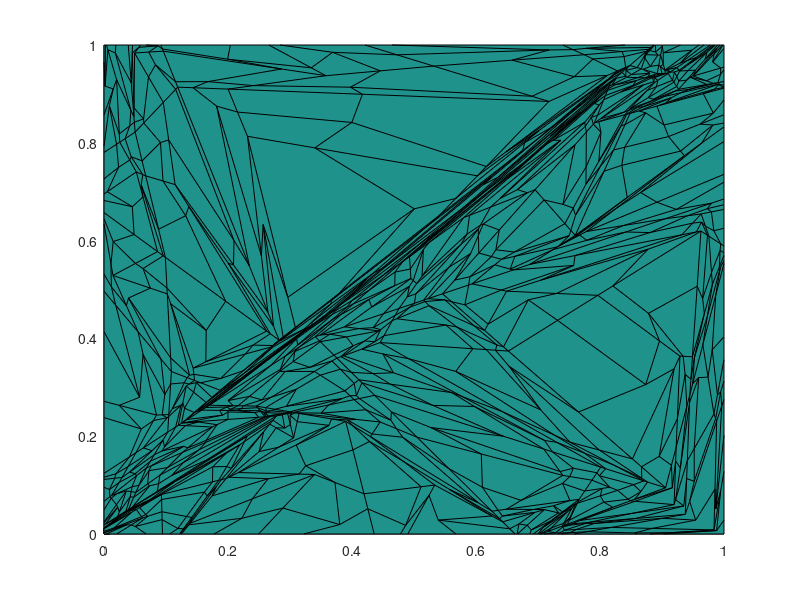
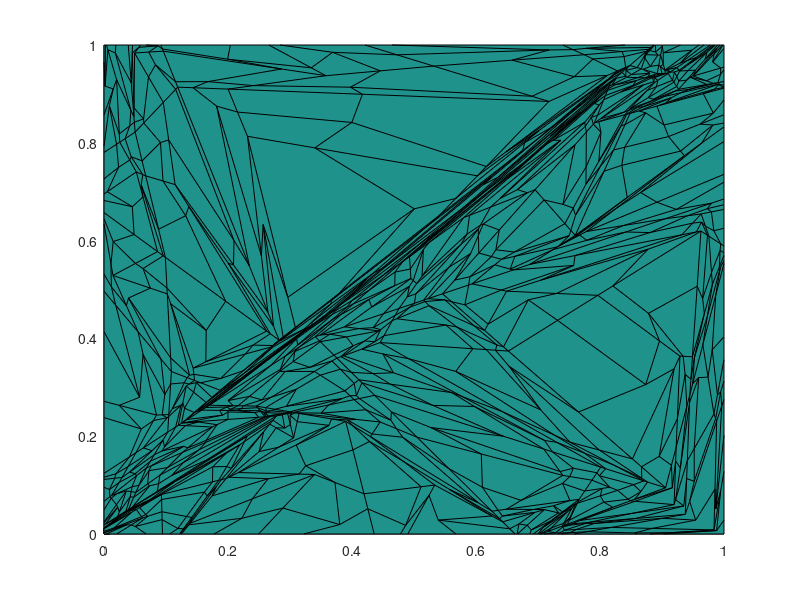
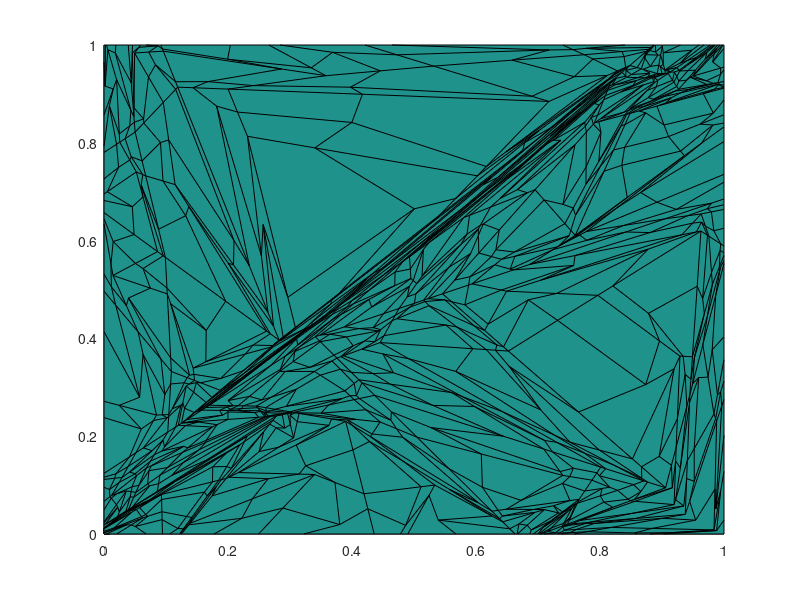

MATLAB code for these plots, in order:
clear all; close all; clc;

% This routine generates an nm by nm mesh, commonly known as a
% Shestakov mesh, with 0 < r < rm and 0 < z < zm. The randomness
% is controlled by parameter "a", where 0 <= a <= 0.5. A value of 
% a = 0.5 gives a rectangular % mesh. Boomerang zones are allowed 
% but bowties are not allowed.
%
% Matlab version by Jean C. Ragusa, Texas A&M University, April 1, 2013
% (jean.ragusa@tamu.edu)
%
% based on the original Fortran program by Alek Sheshakov (LLNL); that 
% program is found in: Nuclear Science & Engineering, Vol 105, pp.88-104 
% (1990), "Test Problems in Radiative Transfer Calculations", by A. Shestakov, 
% D. Kershaw, and G. Zimmerman
%
% Many thanks to Michael Hall (LANL) for providing a copy of the F77 
% program


% number of subdivisions of the original rectangle
nc = 5;
% random parameter
a  = 0.1;
% rectangle dimensions
L = 1;
rm = L;
zm = L;

% allocate memory
nm = 2^nc + 1
ind = nm-1;
r=zeros(nm,nm);
z=zeros(nm,nm);

% initialize 4 corners
for i = 0:1
    k = 1 + i*ind;
    for j = 0:1
        l = 1 + j*ind;
        r(k,l) = L*(1-i);
        z(k,l) = L*j;
    end
end

% fill in the rest of the points
for nl = 0:nc-1
    nn = 2^nl;
    inc = ind/nn;
    inch = inc/2;
    for k = 1:nn
        k1 = 1+(k-1)*inc;
        k2 = k1+inc;
        k3 = k1+inch;
        for l = 1:nn
            l1 = 1+(l-1)*inc;
            l2 = l1+inc;
            l3 = l1+inch;
            if (l==1)
                ar = a+rand(1,1)*(1-2*a);
                r(k3,l1) = ar*r(k1,l1)+(1-ar)*r(k2,l1);
                z(k3,l1) = ar*z(k1,l1)+(1-ar)*z(k2,l1);
            end
            ar = a+rand(1,1)*(1-2*a);
            r(k2,l3) = ar*r(k2,l1)+(1-ar)*r(k2,l2);
            z(k2,l3) = ar*z(k2,l1)+(1-ar)*z(k2,l2);
            ar = a+rand(1,1)*(1-2*a);
            r(k3,l2) = ar*r(k1,l2)+(1-ar)*r(k2,l2);
            z(k3,l2) = ar*z(k1,l2)+(1-ar)*z(k2,l2);
            if (k==1)
                ar = a+rand(1,1)*(1-2*a);
                r(k1,l3) = ar*r(k1,l1)+(1-ar)*r(k1,l2);
                z(k1,l3) = ar*z(k1,l1)+(1-ar)*z(k1,l2);
            end
            ar = a+rand(1,1)*(1-2*a);
            br = a+rand(1,1)*(1-2*a);
            r1 = r(k1,l1);
            r2 = r(k2,l1);
            r3 = r(k2,l2);
            r4 = r(k1,l2);
            z1 = z(k1,l1);
            z2 = z(k2,l1);
            z3 = z(k2,l2);
            z4 = z(k1,l2);
            % check for boomerang zones
            det2 = (r2-r1)*(z3-z2)-(r3-r2)*(z2-z1);
            det3 = (r3-r2)*(z4-z3)-(r4-r3)*(z3-z2);
            det4 = (r4-r3)*(z1-z4)-(r1-r4)*(z4-z3);
            det1 = (r1-r4)*(z2-z1)-(r2-r1)*(z1-z4);
            if (det2>0)
                d = (r4-r3)*(z2-z1)-(r2-r1)*(z4-z3);
                r3p = ((r2-r1)*(r4*z3-r3*z4)-(r4-r3)*(r2*z1-r1*z2))/d;
                z3p = ((z2-z1)*(r4*z3-r3*z4)-(z4-z3)*(r2*z1-r1*z2))/d;
                d = (r4-r1)*(z2-z3)-(r2-r3)*(z4-z1);
                r1p = ((r2-r3)*(r4*z1-r1*z4)-(r4-r1)*(r2*z3-r3*z2))/d;
                z1p = ((z2-z3)*(r4*z1-r1*z4)-(z4-z1)*(r2*z3-r3*z2))/d;
                r3 = r3p;
                z3 = z3p;
                r1 = r1p;
                z1 = z1p;
            elseif (det3>0)
                d = (r1-r4)*(z3-z2)-(r3-r2)*(z1-z4);
                r4p = ((r3-r2)*(r1*z4-r4*z1)-(r1-r4)*(r3*z2-r2*z3))/d;
                z4p = ((z3-z2)*(r1*z4-r4*z1)-(z1-z4)*(r3*z2-r2*z3))/d;
                d = (r1-r2)*(z3-z4)-(r3-r4)*(z1-z2);
                r2p = ((r3-r4)*(r1*z2-r2*z1)-(r1-r2)*(r3*z4-r4*z3))/d;
                z2p = ((z3-z4)*(r1*z2-r2*z1)-(z1-z2)*(r3*z4-r4*z3))/d;
                r4 = r4p;
                z4 = z4p;
                r2 = r2p;
                z2 = z2p;
            elseif (det4>0)
                d = (r2-r1)*(z4-z3)-(r4-r3)*(z2-z1);
                r1p = ((r4-r3)*(r2*z1-r1*z2)-(r2-r1)*(r4*z3-r3*z4))/d;
                z1p = ((z4-z3)*(r2*z1-r1*z2)-(z2-z1)*(r4*z3-r3*z4))/d;
                d = (r2-r3)*(z4-z1)-(r4-r1)*(z2-z3);
                r3p = ((r4-r1)*(r2*z3-r3*z2)-(r2-r3)*(r4*z1-r1*z4))/d;
                z3p = ((z4-z1)*(r2*z3-r3*z2)-(z2-z3)*(r4*z1-r1*z4))/d;
                r1 = r1p;
                z1 = z1p;
                r3 = r3p;
                z3 = z3p;
            elseif (det1>0)
                d = (r3-r2)*(z1-z4)-(r1-r4)*(z3-z2);
                r2p = ((r1-r4)*(r3*z2-r2*z3)-(r3-r2)*(r1*z4-r4*z1))/d;
                z2p = ((z1-z4)*(r3*z2-r2*z3)-(z3-z2)*(r1*z4-r4*z1))/d;
                d = (r3-r4)*(z1-z2)-(r1-r2)*(z3-z4);
                r4p = ((r1-r2)*(r3*z4-r4*z3)-(r3-r4)*(r1*z2-r2*z1))/d;
                z4p = ((z1-z2)*(r3*z4-r4*z3)-(z3-z4)*(r1*z2-r2*z1))/d;
                r2 = r2p;
                z2 = z2p;
                r4 = r4p;
                z4 = z4p;
            end
            r(k3,l3) = ar*br*r1 + ar*(1-br)*r4 + (1-ar)*br*r2 + (1-ar)*(1-br)*r3;
            z(k3,l3) = ar*br*z1 + ar*(1-br)*z4 + (1-ar)*br*z2 + (1-ar)*(1-br)*z3;
        end
    end
end

% plotting in matlab
figure(1)
surf(r,z,ones(nm,nm))
view(0,90)

output_file1=strcat('.\figs\shestakov_quad_nc',int2str(nc),'_a',num2str(a));
print('-dpdf',strcat(output_file1,'.pdf'));
print('-dpng',strcat(output_file1,'.png'));
saveas(gcf,strcat(output_file1,'.fig'),'fig');


%---------------------------------------------
% save txt file
matID=1;
srcID=1;

% date and time;
[yr, mo, da, hr, mi, s] = datevec(now);

%%%%%%%%%%%%%%%%%%%%%
output_file1=strcat(output_file1,'.txt')
fid=fopen(output_file1,'w');

fprintf(fid,'# Date: %d/%d/%d   Time: %d:%d\n', mo, da, yr, hr, mi);

fprintf(fid,'# dimensions \n');
fprintf(fid,'%g %g \n',L,L);

n = (nm-1);
ncells = n*n;

fprintf(fid,'# connectivity \n');
fprintf(fid,'%d\n',ncells);
for iel=1:ncells
    skip = 4*(iel-1);
    i1 = skip + 1;
    i2 = skip + 2;
    i3 = skip + 3;
    i4 = skip + 4;
    fprintf(fid,'%d %d %d %d %d %d %d \n',4,i1,i2,i3,i4,matID,srcID);
end

fprintf(fid,'# DG vertices (counter-clockwise) \n');
fprintf(fid,'%d\n',4*ncells);
for i=1:n
    for j=1:n
        fprintf(fid,' %g %g \n %g %g \n %g %g \n %g %g \n',...
            r(i,j)    ,z(i,j)    ,...
            r(i,j+1)  ,z(i,j+1)  ,...
            r(i+1,j+1),z(i+1,j+1),...
            r(i+1,j)  ,z(i+1,j)  );
    end
end

fprintf(fid,'# grid vertices (counter-clockwise) \n');
fprintf(fid,'%d\n',(n+1)^2);
for i=1:n+1
    for j=1:n+1
        fprintf(fid,'%g %g \n',r(i,j),z(i,j) );
    end
end

fclose(fid)



%%%%%%%%%%%%%%%%%%%%%
%
%
BT=true;
% old mesh output
% % % %%%%%%%%%%%%%%%%%%%%%
if BT
matID=0;
srcID=0;
%%%%%%%%%%%%%%%%%%%%%
output_file1=strcat(output_file1,'_BT_','.txt')
fid=fopen(output_file1,'w');
fprintf(fid,'%s\n','polygon');
n2=(nm-1)^2;
fprintf(fid,'%d\n',n2);
for i=1:nm-1
    for j=1:nm-1
        fprintf(fid,'%d %g %g %g %g %g %g %g %g  %d %d \n',4,r(i,j)    ,z(i,j)    ,...
                                                             r(i,j+1)  ,z(i,j+1)  ,...
                                                             r(i+1,j+1),z(i+1,j+1),...
                                                             r(i+1,j)  ,z(i+1,j)  ,matID,srcID);
    end
end 
fclose(fid)
end
% % % %%%%%%%%%%%%%%%%%%%%%
% % % 

